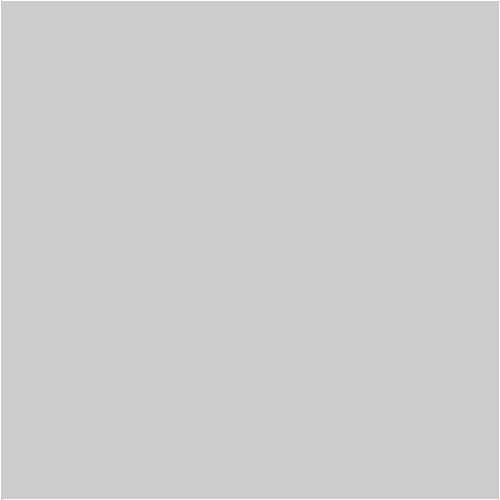
Frame 1 (no input)
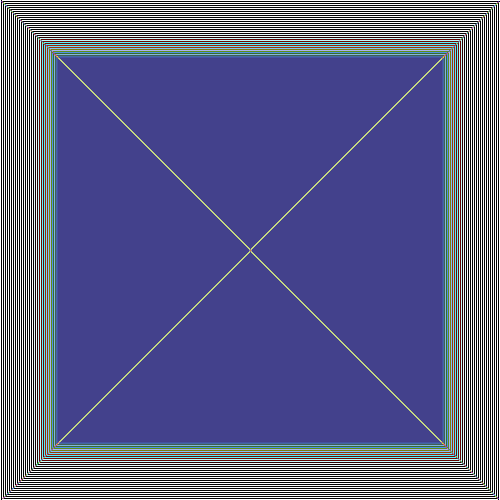
Frame 60 (the mouse pressed at the canvas centre just before this capture)
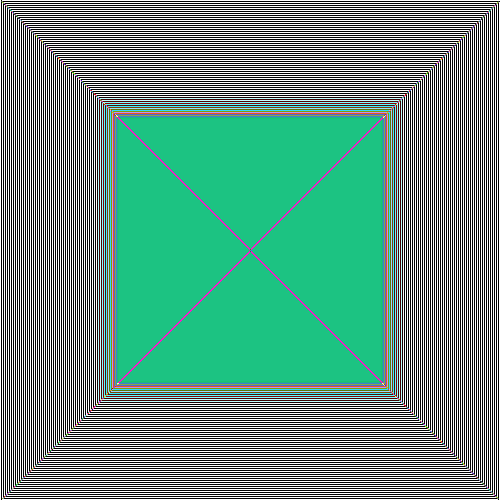
Frame 120 (the mouse held since frame 60 and released just before this capture)

The Processing sketch that drew these frames (run headless with seeded random() and noise(); from frame 60 on, the mouse is pressed at the canvas centre):

// Processing sketch: BlackHoleTake2
// ── BlackHoleTake2.pde
//@author James Wang, last modified 23/1/2016

PImage myImage;

int holeRow=250;
int holeCol=250;
double moveAmountScalar=200;
int count=0;

void setup() {
  size(500, 500);
  myImage=new PImage(width,height,ARGB);
  //background(random(0,0),random(0,0),random(0,0));
  randomizePixels();
  smooth();
  
}

void randomizePixels(){
  for(int row=0;row<height;row++){
    for(int col=0;col<width;col++){
      int r=int(random(255,256));
      int g=int(random(255,256));
      int b=int(random(255,256));
      
      int index=row*width+col;
      
      myImage.pixels[index]=color(r,g,b);
    }
  }
  myImage.updatePixels();
  
}

void draw() {
  if(count==200){
    print("hi");
  }
  renderImage(); //<>//
  myImage.updatePixels();
  image(myImage,0,0);
}

void renderImage(){
  PImage nextImage=myImage.copy();
  //println(count);
  count++;
  for(int row=0;row<height;row++){
    for(int col=0;col<width;col++){
      moveColors(myImage,nextImage,row,col);
    }
  }
  
  myImage=nextImage;
}

void moveColors(PImage currentImage, PImage nextImage,int startRow, int startCol){  
  int dRow=holeRow-startRow;
  int dCol=holeCol-startCol;
  char dominantDirection=getDominantDirection(dRow,dCol);
  
  int targetRow=startRow;
  int targetCol=startCol;
  switch(dominantDirection){
    case('u'):
      targetRow--;
      //targetRow=Math.max(0,targetRow);
      break;
    case('d'):
      targetRow++;
      //targetRow=Math.min(height,targetRow);
      break;
    case('l'):
      targetCol--;
      //targetCol=Math.max(0,targetCol);
      break;
    case('r'):
      targetCol++;
      //targetCol=Math.min(width,targetCol);
      break;
    default:
      throw new RuntimeException("invalid direction");
  }
  
  //println(dominantDirection);
  
  int moveAmount=(int)(Math.sqrt(Math.pow(dRow,2)+Math.pow(dCol,2))*moveAmountScalar);
  
  if(dominantDirection=='u'||dominantDirection=='l'){
    //print("here!");
  }
  
  int startIndex=startRow*width+startCol;
  int targetIndex=targetRow*width+targetCol;
  for(int colour=0;colour<3;colour++){
    moveColor(currentImage,nextImage,startIndex,targetIndex, colour, moveAmount);
  }
    
}

char getDominantDirection(int dRow, int dCol){
  //char[] possibleDirections=new char[2];
  //if(dRow<0){
  // possibleDirections[0]='u';
  //}
  //else{
  // possibleDirections[0]='d';
  //}
  //if(dCol<0){
  // possibleDirections[1]='l';
  //}
  //else{
  // possibleDirections[1]='r';
  //}
  //return possibleDirections[int(random(0,2))];
  if(Math.abs(dRow)>Math.abs(dCol)){
    if(dRow<0){
      return 'u';
    }
    else{
      return 'd';
    }
  }
  else{
    if(dCol<0){
      return 'l';
    }
    else{
      return 'r';
    }
  }
}

//colour: 0==red, 1==green, 2==blue
void moveColor(PImage currentImage, PImage nextImage, int startIndex, int targetIndex, int colour, int moveAmount){
  int startColour;
  int targetColour;
  int actualMoveAmount;
  
  //assumes that each pixel is only modified once.
  switch(colour){
    case(0):
      startColour=currentImage.pixels[startIndex]>>16&0xff;
      targetColour=currentImage.pixels[targetIndex]>>16&0xff;
      actualMoveAmount=startColour-clamp(startColour-moveAmount);
      startColour=(startColour-actualMoveAmount)<<16;
      targetColour=(targetColour+actualMoveAmount)<<16;
      break;
    case(1):
      startColour=currentImage.pixels[startIndex]>>8&0xff;
      targetColour=currentImage.pixels[targetIndex]>>8&0xff;
      actualMoveAmount=startColour-clamp(startColour-moveAmount);
      startColour=(startColour-actualMoveAmount)<<8;
      targetColour=(targetColour+actualMoveAmount)<<8;
      break;
    case(2):
      startColour=currentImage.pixels[startIndex]>>0&0xff;
      targetColour=currentImage.pixels[targetIndex]>>0&0xff;
      actualMoveAmount=startColour-clamp(startColour-moveAmount);
      startColour=(startColour-actualMoveAmount)<<0;
      targetColour=(targetColour+actualMoveAmount)<<0;
      break;
    default:
      throw new RuntimeException("invalid colour");
  }
  
  nextImage.pixels[startIndex]+=startColour;
  nextImage.pixels[targetIndex]+=targetColour;
}

int clamp(int i){
  return Math.min(255,Math.max(0,i));
}

int loop(int i){
  return i%256;
}
